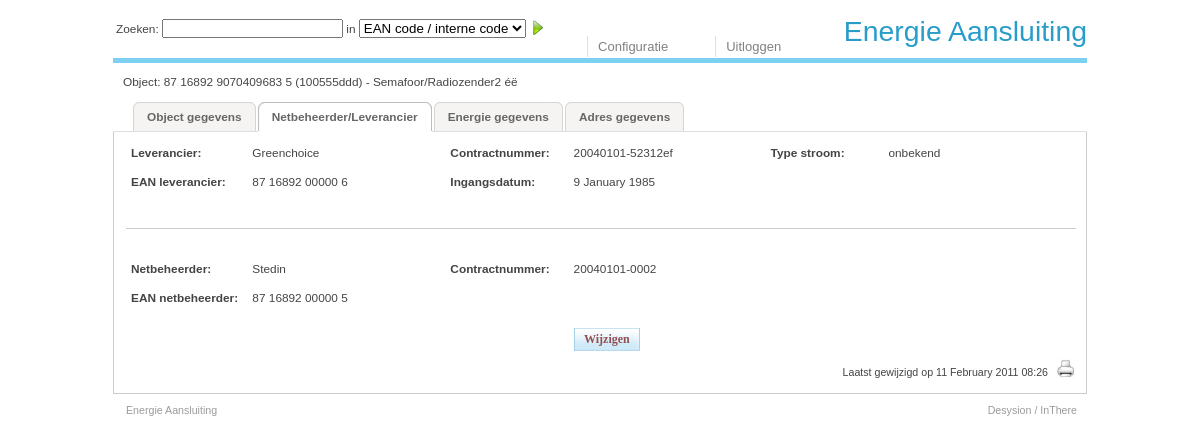
Screenshot of /netbeheer.php?id=1 (signed in) with the database file from the repository.
### tables this page shows
CREATE TABLE `objecten_beheerder` (
  `ObjectID` int(11) NOT NULL,
  `NetBeheerderID` int(11) NOT NULL,
  `LeverancierID` int(11) NOT NULL,
  `IngangsDatumLeverancier` date default NULL,
  `StroomType` enum('groen','grijs','onbekend') NOT NULL,
  `ContractNummerNetbeheerder` char(30) NOT NULL,
  `ContractNummerLeverancier` char(30) NOT NULL,
  `GewijzigdDoor` int(11) NOT NULL COMMENT 'A userid',
  `GewijzigdOp` timestamp NOT NULL default CURRENT_TIMESTAMP,
  PRIMARY KEY  (`ObjectID`)
);

CREATE TABLE `leveranciers` (
  `LeverancierID` int(11) NOT NULL auto_increment COMMENT 'Uniek',
  `LeverancierEAN` char(20) NOT NULL COMMENT 'Integer veld',
  `LeverancierNaam` tinytext NOT NULL COMMENT 'Vrije tekst',
  `LeverancierContactPersoon` tinytext COMMENT 'Vrije tekst',
  `LeverancierTelefoonNummer` int(14) default NULL COMMENT 'Integer',
  `GewijzigdDoor` int(11) NOT NULL COMMENT 'A userid',
  `GewijzigdOp` timestamp NOT NULL default CURRENT_TIMESTAMP,
  PRIMARY KEY  (`LeverancierID`),
  UNIQUE KEY `LeverancierEAN` (`LeverancierEAN`)
);

CREATE TABLE `netbeheerders` (
  `NetBeheerderID` int(11) NOT NULL auto_increment COMMENT 'Uniek',
  `NetBeheerderEAN` char(20) NOT NULL COMMENT 'text veld',
  `NetBeheerderNaam` tinytext NOT NULL COMMENT 'Vrije tekst',
  `NetBeheerderContactPersoon` tinytext COMMENT 'Vrije tekst',
  `NetBeheerderTelefoonNummer` int(14) default NULL COMMENT 'Integer',
  `GewijzigdDoor` int(11) NOT NULL COMMENT 'A userid',
  `GewijzigdOp` timestamp NOT NULL default CURRENT_TIMESTAMP,
  PRIMARY KEY  (`NetBeheerderID`),
  UNIQUE KEY `NetBeheerderEAN` (`NetBeheerderEAN`)
);

### lib/config.inc.php (called while the page is built, shortened)
<?php
$cfg['enable_reg'] = true;
$cfg['disable_login'] = false;
$cfg['public_login'] = false;
$cfg['enable_debug'] = true;
$cfg['title'] = 'Energie Aansluiting';
$cfg['config_page'] = 'configuratie.php';
$cfg['logout_page'] = 'logout.php';
$cfg['index_page'] = 'index.php';
$cfg['login_page'] = 'login.php';
$cfg['about_page'] = 'about.php';
$cfg['register_page'] = 'register.php';
$cfg['object_page'] = 'object.php';
$cfg['netbeheer_page'] = 'netbeheer.php';
$cfg['energie_page'] = 'energie.php';
$cfg['adres_page'] = 'adres.php';
$cfg['format']['strf_time_updated'] = "%e %B %G %H:%M";
$cfg['format']['strf_time_default'] = "%e %B %G %H:%M";
$cfg['format']['strf_time_list'] = "%d %b %G %H:%M";
$cfg['format']['strf_time_date_full'] = "%e %B %G";
$cfg['form']['text_input']['max_length'] = 50;
$cfg['form']['text_input']['size'] = 25;
$cfg['form']['text_area']['cols'] = 22;
$cfg['form']['text_area']['rows'] = 2;
$cfg['values']['eigenaar']['eigen'] = 'eigen';
$cfg['values']['eigenaar']['derde'] = 'derde';
$cfg['values']['eigenaar']['huur'] = 'huur';
$cfg['values']['eigenaar']['onbekend'] = 'onbekend';
$cfg['values']['stroomtype']['groen'] = 'groen';
$cfg['values']['stroomtype']['grijs'] = 'grijs';
$cfg['values']['stroomtype']['onbekend'] = 'onbekend';
$cfg['values']['grootkleinverbruik']['KVB'] = 'KVB';
$cfg['values']['grootkleinverbruik']['GVB'] = 'GVB';
$cfg['values']['inbedrijf']['ja'] = 'ja';
$cfg['values']['inbedrijf']['nee'] = 'nee';
$cfg['values']['inbedrijf']['onbekend'] = 'onbekend';
$cfg['values']['energiescan']['ja'] = 'ja';
$cfg['values']['energiescan']['nee'] = 'nee';
$cfg['values']['energiescan']['onbekend'] = 'onbekend';
$cfg['values']['energielabel']['A'] = 'A';
$cfg['values']['energielabel']['B'] = 'B';
$cfg['values']['energielabel']['C'] = 'C';
$cfg['values']['energielabel']['D'] = 'D';
$cfg['values']['energielabel']['E'] = 'E';
$cfg['values']['energielabel']['F'] = 'F';
$cfg['values']['energielabel']['G'] = 'G';
$cfg['values']['energielabel']['onbekend'] = 'onbekend';
$cfg['values']['LED']['ja'] = 'ja';
$cfg['values']['LED']['nee'] = 'nee';
$cfg['values']['LED']['onbekend'] = 'onbekend';
$cfg['values']['energielabelafmelding']['ja'] = 'ja';
$cfg['values']['energielabelafmelding']['nee'] = 'nee';
$cfg['values']['energielabelafmelding']['onbekend'] = 'onbekend';
$cfg['values']['bijzondereaansluiting']['ja'] = 'ja';
$cfg['values']['bijzondereaansluiting']['nee'] = 'nee';
$cfg['values']['bijzondereaansluiting']['onbekend'] = 'onbekend';
$cfg['values']['energiebelasting']['groep'] = 'groep';
$cfg['values']['energiebelasting']['normaal'] = 'normaal';
$cfg['values']['energiebelasting']['onbekend'] = 'onbekend';
$cfg['values']['factuurmoment']['maandelijks'] = 'maandelijks';
$cfg['values']['factuurmoment']['januari'] = 'januari';
?>

### lib/functions.inc.php (called while the page is built, shortened)
<?php
function get_search_fields() {
	if (isset($_GET['s']))  $_search['str'] = $_GET['s'];
	elseif (isset($_POST['s']))  $_search['str'] = $_POST['s'];
	else $_search['str'] = false;
	if (isset($_GET['o'])) $_search['opt'] = $_GET['o'];
	elseif (isset($_POST['o'])) $_search['opt'] = $_POST['o'];
  else $_search['opt']  = false;
  return $_search;
}
?>

### netbeheer.php (the view, shortened to what this page needs)
<?php
if (isset($_GET['id'])) $_objectid = $_GET['id'];
else fatal_error("Er is geen object gespecificeerd.");
$_search = get_search_fields();
$dao_obj = new ObjectenBeheerderDAO();
$vo = $dao_obj->findByPK($_objectid);
$_updatetime = $vo->GewijzigdOp;
$_n = 10;
$table =  n($_n+0) . "<table id=\"table_main\">\n";
$table .= n($_n+2) . "<tr>\n";
$table .= n($_n+4) . "<td class=\"td_main_title\">Leverancier:</td>\n";
$table .= n($_n+4) . "<td class=\"td_main\">". $vo->LeverancierNaam . "</td>\n";
$table .= n($_n+4) . "<td class=\"td_spacer\"></td>\n";
$table .= n($_n+4) . "<td class=\"td_main_title\">Contractnummer:</td>\n";
$table .= n($_n+4) . "<td class=\"td_main\">". $vo->ContractNummerLeverancier . "</td>\n";
$table .= n($_n+4) . "<td class=\"td_main_spacer\"></td>\n";
$table .= n($_n+4) . "<td class=\"td_main_title\">Type stroom:</td>\n";
$table .= n($_n+4) . "<td class=\"td_main\">". $vo->StroomType . "</td>\n";
$table .= n($_n+2) . "</tr>\n";
$table .= n($_n+2) . "<tr>\n";
$table .= n($_n+4) . "<td class=\"td_main_title\">EAN leverancier:</td>\n";
$table .= n($_n+4) . "<td class=\"td_main\">". format_EAN($vo->LeverancierEAN) . "</td>\n";
$table .= n($_n+4) . "<td class=\"td_main_spacer\"></td>\n";
$table .= n($_n+4) . "<td class=\"td_main_title\">Ingangsdatum:</td>\n";
$table .= n($_n+4) . "<td class=\"td_main\">". format_mysql_timestamp($vo->IngangsDatumLeverancier, $cfg['format']['strf_time_date_full']) . "</td>\n";
$table .= n($_n+4) . "<td class=\"td_spacer\"></td>\n";
$table .= n($_n+4) . "<td class=\"td_main_title\"></td>\n";
$table .= n($_n+4) . "<td class=\"td_main\"></td>\n";
$table .= n($_n+2) . "</tr>\n";
$table .= n($_n+2) . "<tr class=\"tr_small_empty_line \">\n";
$table .= n($_n+4) . "<td class=\"td_border_bottom\" colspan=\"8\"></td>\n";
$table .= n($_n+2) . "</tr>\n";
$table .= n($_n+2) . "<tr class=\"tr_small_empty_line \">\n";
$table .= n($_n+4) . "<td colspan=\"8\"></td>\n";
$table .= n($_n+2) . "</tr>\n";
$table .= n($_n+2) . "<tr>\n";
$table .= n($_n+4) . "<td class=\"td_main_title\">Netbeheerder:</td>\n";
$table .= n($_n+4) . "<td class=\"td_main\">". $vo->NetbeheerderNaam . "</td>\n";
$table .= n($_n+4) . "<td class=\"td_spacer\"></td>\n";
$table .= n($_n+4) . "<td class=\"td_main_title\">Contractnummer:</td>\n";
$table .= n($_n+4) . "<td class=\"td_main\">". $vo->ContractNummerNetbeheerder . "</td>\n";
$table .= n($_n+4) . "<td class=\"td_main_spacer\"></td>\n";
$table .= n($_n+4) . "<td class=\"td_main_title\"></td>\n";
$table .= n($_n+4) . "<td class=\"td_main\"></td>\n";
$table .= n($_n+2) . "</tr>\n";
$table .= n($_n+2) . "<tr>\n";
$table .= n($_n+4) . "<td class=\"td_main_title\">EAN netbeheerder:</td>\n";
$table .= n($_n+4) . "<td class=\"td_main\">". format_EAN($vo->NetbeheerderEAN) . "</td>\n";
$table .= n($_n+4) . "<td class=\"td_spacer\"></td>\n";
$table .= n($_n+4) . "<td class=\"td_main_title\"></td>\n";
$table .= n($_n+4) . "<td class=\"td_main\"></td>\n";
$table .= n($_n+4) . "<td class=\"td_main_spacer\"></td>\n";
$table .= n($_n+4) . "<td class=\"td_main_title\"></td>\n";
$table .= n($_n+4) . "<td class=\"td_main\"></td>\n";
$table .= n($_n+2) . "</tr>\n";
$table .= n($_n+0) . "</table>\n";
echo $table;
echo edit_button($_objectid, "netbeheer_edit.php", $_search);
if($_updatetime != "") html_updated($_updatetime, $_objectid);
?>

### css/main.css (style rules this page uses)
* { margin:0; padding:0; }
* body { font-size:.74em; font-family:Tahoma, Arial, Trebuchet MS, Tahoma, sans-serif; line-height:1.64em; background:#FFF; color:#444; }
td { vertical-align: top; }
#table_main { vertical-align: top; font-weight: none; width:1004px; width: 954px; }
#table_main tr, #register_table tr { height: 27px; }
.tr_small_empty_line { height: 15px; }
.td_border_bottom { border-bottom:1px solid #ccc; }
.td_main_title, .td_main_title_red { font-weight: bold; width: 118px; padding-left: 5px; padding-right: 5px; }
.td_main { width: 202px; }
.td_main, .td_main_title, .td_main_wide, .td_main_title_wide { vertical-align: top; }

### rows the page displays
objecten_beheerder: LeverancierID.LeverancierNaam "Greenchoice", ContractNummerLeverancier "20040101-52312ef", StroomType "onbekend", LeverancierID.LeverancierEAN "87 16892 00000 6", IngangsDatumLeverancier "9 January 1985", NetBeheerderID.NetBeheerderNaam "Stedin", ContractNummerNetbeheerder "20040101-0002", NetBeheerderID.NetBeheerderEAN "87 16892 00000 5"

### other values shown
$cfg['title'] "Energie Aansluiting"
$obj_ref "Object: 87 16892 9070409683 5 (100555ddd) - Semafoor/Radiozender2 éë"
$buf "Laatst gewijzigd op 11 February 2011 08:26"
